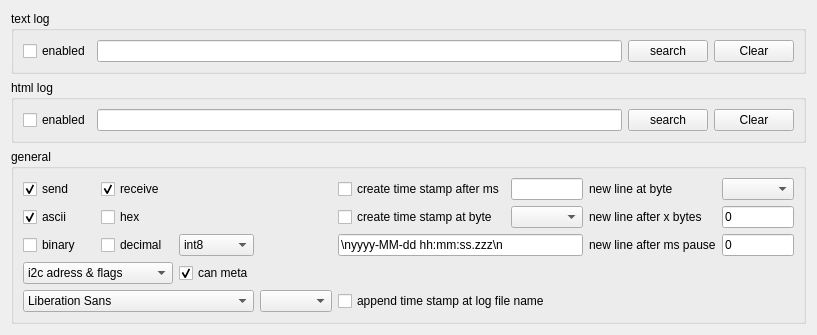
         <widget class="QWidget" name="scrollAreaWidgetContents_2">
          <property name="geometry">
           <rect>
            <x>0</x>
            <y>0</y>
            <width>811</width>
            <height>309</height>
           </rect>
          </property>
          <layout class="QVBoxLayout" name="verticalLayout_11">
           <item>
            <widget class="QGroupBox" name="groupBox_7">
             <property name="title">
              <string>text log</string>
             </property>
             <layout class="QHBoxLayout" name="horizontalLayout_15">
              <item>
               <widget class="QCheckBox" name="TextLogCheckBox">
                <property name="sizePolicy">
                 <sizepolicy hsizetype="Preferred" vsizetype="Preferred">
                  <horstretch>0</horstretch>
                  <verstretch>0</verstretch>
                 </sizepolicy>
                </property>
                <property name="toolTip">
                 <string>enable the text log</string>
                </property>
                <property name="text">
                 <string>enabled</string>
                </property>
               </widget>
              </item>
              <item>
               <widget class="DragDropLineEdit" name="logTextLineEdit">
                <property name="toolTip">
                 <string>the name/path of text log file</string>
                </property>
                <property name="readOnly">
                 <bool>true</bool>
                </property>
               </widget>
              </item>
              <item>
               <widget class="QPushButton" name="logTextLogPushButton">
                <property name="toolTip">
                 <string>search the file to store the log</string>
                </property>
                <property name="text">
                 <string>search</string>
                </property>
               </widget>
              </item>
              <item>
               <widget class="QPushButton" name="ClearTextLogPushButton">
                <property name="maximumSize">
                 <size>
                  <width>16777215</width>
                  <height>16777215</height>
                 </size>
                </property>
                <property name="toolTip">
                 <string>clear the text log</string>
                </property>
                <property name="layoutDirection">
                 <enum>Qt::LeftToRight</enum>
                </property>
                <property name="text">
                 <string>Clear</string>
                </property>
               </widget>
              </item>
             </layout>
            </widget>
           </item>
           <item>
            <widget class="QGroupBox" name="groupBox_6">
             <property name="title">
              <string>html log</string>
             </property>
             <layout class="QHBoxLayout" name="horizontalLayout_8">
              <item>
               <widget class="QCheckBox" name="HtmlLogCheckBox">
                <property name="sizePolicy">
                 <sizepolicy hsizetype="Preferred" vsizetype="Preferred">
                  <horstretch>0</horstretch>
                  <verstretch>0</verstretch>
                 </sizepolicy>
                </property>
                <property name="toolTip">
                 <string>enable the html log</string>
                </property>
                <property name="text">
                 <string>enabled</string>
                </property>
               </widget>
              </item>
              <item>
               <widget class="DragDropLineEdit" name="logHtmlLineEdit">
                <property name="toolTip">
                 <string>the name/path of html log file</string>
                </property>
                <property name="readOnly">
                 <bool>true</bool>
                </property>
               </widget>
              </item>
              <item>
               <widget class="QPushButton" name="logHtmlLogPushButton">
                <property name="toolTip">
                 <string>search the file to store the log</string>
                </property>
                <property name="text">
                 <string>search</string>
                </property>
               </widget>
              </item>
              <item>
               <widget class="QPushButton" name="ClearHtmlLogPushButton">
                <property name="maximumSize">
                 <size>
                  <width>16777215</width>
                  <height>16777215</height>
                 </size>
                </property>
                <property name="toolTip">
                 <string>clear the html log</string>
                </property>
                <property name="layoutDirection">
                 <enum>Qt::LeftToRight</enum>
                </property>
                <property name="text">
                 <string>Clear</string>
                </property>
               </widget>
              </item>
             </layout>
            </widget>
           </item>
           <item>
            <widget class="QGroupBox" name="groupBox_5">
             <property name="title">
              <string>general</string>
             </property>
             <layout class="QGridLayout" name="gridLayout_2">
              <item row="3" column="0" colspan="2">
               <widget class="QComboBox" name="logI2cMetadata">
                <property name="toolTip">
                 <string>&lt;html&gt;&lt;head/&gt;&lt;body&gt;&lt;p&gt;show I2C master meta information (address &amp;amp; flags) in consoles&lt;/p&gt;&lt;/body&gt;&lt;/html&gt;</string>
                </property>
                <item>
                 <property name="text">
                  <string>i2c adress &amp; flags</string>
                 </property>
                </item>
                <item>
                 <property name="text">
                  <string>i2c address</string>
                 </property>
                </item>
                <item>
                 <property name="text">
                  <string>i2c flags</string>
                 </property>
                </item>
                <item>
                 <property name="text">
                  <string>none</string>
                 </property>
                </item>
               </widget>
              </item>
              <item row="0" column="1">
               <widget class="QCheckBox" name="LogWriteReceivedCheckBox">
                <property name="sizePolicy">
                 <sizepolicy hsizetype="Preferred" vsizetype="Preferred">
                  <horstretch>0</horstretch>
                  <verstretch>0</verstretch>
                 </sizepolicy>
                </property>
                <property name="toolTip">
                 <string>write received data into log</string>
                </property>
                <property name="text">
                 <string>receive</string>
                </property>
                <property name="checked">
                 <bool>true</bool>
                </property>
               </widget>
              </item>
              <item row="0" column="4">
               <widget class="QCheckBox" name="logWithTimeStampCheckBox">
                <property name="sizePolicy">
                 <sizepolicy hsizetype="Preferred" vsizetype="Preferred">
                  <horstretch>0</horstretch>
                  <verstretch>0</verstretch>
                 </sizepolicy>
                </property>
                <property name="toolTip">
                 <string>create time stamp after ms</string>
                </property>
                <property name="text">
                 <string>create time stamp after ms</string>
                </property>
               </widget>
              </item>
              <item row="0" column="5">
               <widget class="QLineEdit" name="logWithTimeStampLineEdit">
                <property name="sizePolicy">
                 <sizepolicy hsizetype="Ignored" vsizetype="Fixed">
                  <horstretch>0</horstretch>
                  <verstretch>0</verstretch>
                 </sizepolicy>
                </property>
                <property name="maximumSize">
                 <size>
                  <width>16777215</width>
                  <height>16777215</height>
                 </size>
                </property>
                <property name="toolTip">
                 <string>create time stamp after ms</string>
                </property>
               </widget>
              </item>
              <item row="0" column="6">
               <widget class="QLabel" name="label_17">
                <property name="toolTip">
                 <string>new line at byte</string>
                </property>
                <property name="text">
                 <string>new line at byte</string>
                </property>
               </widget>
              </item>
              <item row="1" column="1">
               <widget class="QCheckBox" name="logShowHexCheckBox">
                <property name="sizePolicy">
                 <sizepolicy hsizetype="Preferred" vsizetype="Preferred">
                  <horstretch>0</horstretch>
                  <verstretch>0</verstretch>
                 </sizepolicy>
                </property>
                <property name="toolTip">
                 <string>write hexadecimal into log</string>
                </property>
                <property name="text">
                 <string>hex</string>
                </property>
               </widget>
              </item>
              <item row="1" column="5">
               <widget class="QComboBox" name="logTimestampAtByteComboBox">
                <property name="maximumSize">
                 <size>
                  <width>16777215</width>
                  <height>16777215</height>
                 </size>
                </property>
                <property name="toolTip">
                 <string>create time stamp at byte</string>
                </property>
               </widget>
              </item>
              <item row="1" column="7">
               <widget class="QLineEdit" name="logNewLineAfterNumberBytes">
                <property name="sizePolicy">
                 <sizepolicy hsizetype="Ignored" vsizetype="Fixed">
                  <horstretch>0</horstretch>
                  <verstretch>0</verstretch>
                 </sizepolicy>
                </property>
                <property name="maximumSize">
                 <size>
                  <width>16777215</width>
                  <height>16777215</height>
                 </size>
                </property>
                <property name="toolTip">
                 <string>new line after x number of sent/received bytes (0=off)</string>
                </property>
                <property name="text">
                 <string>0</string>
                </property>
               </widget>
              </item>
              <item row="2" column="0">
               <widget class="QCheckBox" name="logShowBinaryCheckBox">
                <property name="toolTip">
                 <string>write binary into log</string>
                </property>
                <property name="text">
                 <string>binary</string>
                </property>
               </widget>
              </item>
              <item row="0" column="7">
               <widget class="QComboBox" name="logNewLineAt">
                <property name="maximumSize">
                 <size>
                  <width>16777215</width>
                  <height>16777215</height>
                 </size>
                </property>
                <property name="toolTip">
                 <string>new line at byte</string>
                </property>
                <property name="statusTip">
                 <string>new line at byte</string>
                </property>
               </widget>
              </item>
              <item row="2" column="6">
               <widget class="QLabel" name="label_4">
                <property name="toolTip">
                 <string>new line after x ms send/receive pause (0=off)</string>
                </property>
                <property name="text">
                 <string>new line after ms pause</string>
                </property>
               </widget>
              </item>
              <item row="2" column="7">
               <widget class="QLineEdit" name="logNewLineAfterPause">
                <property name="sizePolicy">
                 <sizepolicy hsizetype="Ignored" vsizetype="Fixed">
                  <horstretch>0</horstretch>
                  <verstretch>0</verstretch>
                 </sizepolicy>
                </property>
                <property name="maximumSize">
                 <size>
                  <width>16777215</width>
                  <height>16777215</height>
                 </size>
                </property>
                <property name="toolTip">
                 <string>new line after x ms send/receive pause (0=off)</string>
                </property>
                <property name="text">
                 <string>0</string>
                </property>
               </widget>
              </item>
              <item row="1" column="6">
               <widget class="QLabel" name="label_3">
                <property name="toolTip">
                 <string>new line after x number of sent/received bytes (0=off)</string>
                </property>
                <property name="text">
                 <string>new line after x bytes</string>
                </property>
               </widget>
              </item>
              <item row="2" column="1">
               <widget class="QCheckBox" name="logShowDecimalCheckBox">
                <property name="sizePolicy">
                 <sizepolicy hsizetype="Preferred" vsizetype="Preferred">
                  <horstretch>0</horstretch>
                  <verstretch>0</verstretch>
                 </sizepolicy>
                </property>
                <property name="toolTip">
                 <string>write decimal into log</string>
                </property>
                <property name="text">
                 <string>decimal</string>
                </property>
               </widget>
              </item>
              <item row="4" column="3">
               <widget class="QComboBox" name="htmlLogFontSizeComboBox">
                <property name="sizePolicy">
                 <sizepolicy hsizetype="Preferred" vsizetype="Fixed">
                  <horstretch>0</horstretch>
                  <verstretch>0</verstretch>
                 </sizepolicy>
                </property>
                <property name="minimumSize">
                 <size>
                  <width>0</width>
                  <height>0</height>
                 </size>
                </property>
                <property name="maximumSize">
                 <size>
                  <width>16777215</width>
                  <height>16777215</height>
                 </size>
                </property>
                <property name="toolTip">
                 <string>log font size</string>
                </property>
                <property name="editable">
                 <bool>false</bool>
                </property>
               </widget>
              </item>
              <item row="1" column="0">
               <widget class="QCheckBox" name="logShowAsciiCheckBox">
                <property name="sizePolicy">
                 <sizepolicy hsizetype="Preferred" vsizetype="Preferred">
                  <horstretch>0</horstretch>
                  <verstretch>0</verstretch>
                 </sizepolicy>
                </property>
                <property name="toolTip">
                 <string>write ascii into log</string>
                </property>
                <property name="text">
                 <string>ascii</string>
                </property>
                <property name="checked">
                 <bool>true</bool>
                </property>
               </widget>
              </item>
              <item row="1" column="4">
               <widget class="QCheckBox" name="logTimestampAtByteCheckBox">
                <property name="toolTip">
                 <string>create time stamp at byte</string>
                </property>
                <property name="text">
                 <string>create time stamp at byte</string>
                </property>
               </widget>
              </item>
              <item row="2" column="4" colspan="2">
               <widget class="QLineEdit" name="LogTimestampFormat">
                <property name="sizePolicy">
                 <sizepolicy hsizetype="Minimum" vsizetype="Fixed">
                  <horstretch>0</horstretch>
                  <verstretch>0</verstretch>
                 </sizepolicy>
                </property>
                <property name="maximumSize">
                 <size>
                  <width>16777215</width>
                  <height>16777215</height>
                 </size>
                </property>
                <property name="toolTip">
                 <string>&lt;html&gt;&lt;head/&gt;&lt;body&gt;&lt;p&gt;time stamp format ('optinal new lines (\n)' date and time format (chapter Time format and Date format in the manual) 'optional new lines (\n)'&lt;/p&gt;&lt;p&gt;Example:&lt;/p&gt;&lt;p&gt;\nyyyy-MM-dd hh:mm:ss.zzz\n&lt;/p&gt;&lt;p&gt;Example without date and with spaces in front of the time stamp:&lt;/p&gt;&lt;p&gt;\n       hh:mm:ss\n&lt;/p&gt;&lt;p&gt;&lt;br/&gt;&lt;/p&gt;&lt;/body&gt;&lt;/html&gt;</string>
                </property>
                <property name="text">
                 <string>\nyyyy-MM-dd hh:mm:ss.zzz\n</string>
                </property>
               </widget>
              </item>
              <item row="0" column="0">
               <widget class="QCheckBox" name="LogWriteSendCheckBox">
                <property name="sizePolicy">
                 <sizepolicy hsizetype="Preferred" vsizetype="Preferred">
                  <horstretch>0</horstretch>
                  <verstretch>0</verstretch>
                 </sizepolicy>
                </property>
                <property name="toolTip">
                 <string>write sent data into log</string>
                </property>
                <property name="text">
                 <string>send</string>
                </property>
                <property name="checked">
                 <bool>true</bool>
                </property>
               </widget>
              </item>
              <item row="4" column="4" colspan="2">
               <widget class="QCheckBox" name="logAppendTimestampCheckBox">
                <property name="toolTip">
                 <string>If selected a time stamp is appended at the corresponding log filename.
The time stamp format is: yyyy-MM-dd_hh-mm-ss.

A log file is created if:
- ScriptCommunicator starts and the corresponding log is enabled
- a disabled log has been enabled
- a log filename has been changed
- an enabled log has been cleared
- the reopen button in the mainwindow has been pressed

Note: The reopen buton in the main window is only visible if this option is selected.</string>
                </property>
                <property name="text">
                 <string>append time stamp at log file name</string>
                </property>
               </widget>
              </item>
              <item row="2" column="8">
               <spacer name="horizontalSpacer_2">
                <property name="orientation">
                 <enum>Qt::Horizontal</enum>
                </property>
                <property name="sizeHint" stdset="0">
                 <size>
                  <width>40</width>
                  <height>20</height>
                 </size>
                </property>
               </spacer>
              </item>
              <item row="4" column="0" colspan="3">
               <widget class="QFontComboBox" name="htmlLogFontComboBox">
                <property name="sizePolicy">
                 <sizepolicy hsizetype="Expanding" vsizetype="Fixed">
                  <horstretch>0</horstretch>
                  <verstretch>0</verstretch>
                 </sizepolicy>
                </property>
                <property name="minimumSize">
                 <size>
                  <width>0</width>
                  <height>0</height>
                 </size>
                </property>
                <property name="maximumSize">
                 <size>
                  <width>16777215</width>
                  <height>16777215</height>
                 </size>
                </property>
                <property name="toolTip">
                 <string>log font</string>
                </property>
                <property name="editable">
                 <bool>false</bool>
                </property>
               </widget>
              </item>
              <item row="2" column="2">
               <widget class="QComboBox" name="logDecimalsType">
                <property name="toolTip">
                 <string>the type of the decimals in the log</string>
                </property>
                <item>
                 <property name="text">
                  <string>int8</string>
                 </property>
                </item>
                <item>
                 <property name="text">
                  <string>int16</string>
                 </property>
                </item>
                <item>
                 <property name="text">
                  <string>int32</string>
                 </property>
                </item>
                <item>
                 <property name="text">
                  <string>uint8</string>
                 </property>
                </item>
                <item>
                 <property name="text">
                  <string>uint16</string>
                 </property>
                </item>
                <item>
                 <property name="text">
                  <string>uint32</string>
                 </property>
                </item>
               </widget>
              </item>
              <item row="3" column="2">
               <widget class="QCheckBox" name="LogWriteCanMetaCheckBox">
                <property name="toolTip">
                 <string>write can meta information (id and type)</string>
                </property>
                <property name="statusTip">
                 <string/>
                </property>
                <property name="text">
                 <string>can meta</string>
                </property>
                <property name="checked">
                 <bool>true</bool>
                </property>
               </widget>
              </item>
             </layout>
            </widget>
           </item>
           <item>
            <spacer name="verticalSpacer_9">
             <property name="orientation">
              <enum>Qt::Vertical</enum>
             </property>
             <property name="sizeHint" stdset="0">
              <size>
               <width>20</width>
               <height>40</height>
              </size>
             </property>
            </spacer>
           </item>
          </layout>
         </widget>
